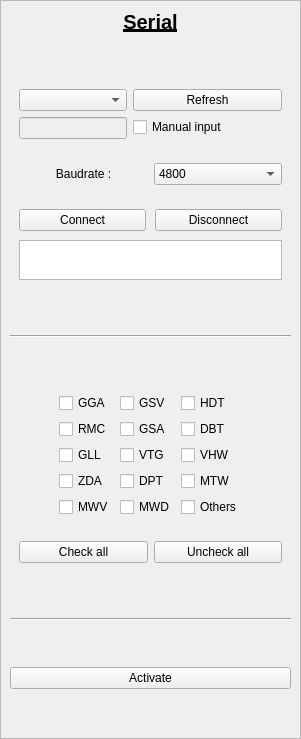
        <widget class="QFrame" name="verticalFrame_serial_output">
         <property name="frameShape">
          <enum>QFrame::Shape::StyledPanel</enum>
         </property>
         <layout class="QVBoxLayout" name="verticalLayout_11">
          <property name="leftMargin">
           <number>9</number>
          </property>
          <property name="topMargin">
           <number>9</number>
          </property>
          <property name="rightMargin">
           <number>9</number>
          </property>
          <property name="bottomMargin">
           <number>9</number>
          </property>
          <item>
           <widget class="QLabel" name="label_23">
            <property name="sizePolicy">
             <sizepolicy hsizetype="Preferred" vsizetype="Maximum">
              <horstretch>0</horstretch>
              <verstretch>0</verstretch>
             </sizepolicy>
            </property>
            <property name="font">
             <font>
              <pointsize>15</pointsize>
              <bold>true</bold>
              <underline>true</underline>
             </font>
            </property>
            <property name="text">
             <string>Serial</string>
            </property>
            <property name="alignment">
             <set>Qt::AlignmentFlag::AlignCenter</set>
            </property>
           </widget>
          </item>
          <item>
           <spacer name="verticalSpacer_22">
            <property name="orientation">
             <enum>Qt::Orientation::Vertical</enum>
            </property>
            <property name="sizeHint" stdset="0">
             <size>
              <width>20</width>
              <height>40</height>
             </size>
            </property>
           </spacer>
          </item>
          <item>
           <widget class="QFrame" name="horizontalFrame_serial_output_connection">
            <layout class="QHBoxLayout" name="horizontalLayout_17">
             <property name="leftMargin">
              <number>9</number>
             </property>
             <property name="topMargin">
              <number>9</number>
             </property>
             <property name="rightMargin">
              <number>9</number>
             </property>
             <property name="bottomMargin">
              <number>9</number>
             </property>
             <item>
              <layout class="QVBoxLayout" name="verticalLayout_20">
               <item>
                <widget class="QComboBox" name="comboBox_serial_output_port_list">
                 <property name="sizePolicy">
                  <sizepolicy hsizetype="Ignored" vsizetype="Fixed">
                   <horstretch>0</horstretch>
                   <verstretch>0</verstretch>
                  </sizepolicy>
                 </property>
                 <property name="minimumSize">
                  <size>
                   <width>100</width>
                   <height>0</height>
                  </size>
                 </property>
                 <property name="maximumSize">
                  <size>
                   <width>16777215</width>
                   <height>16777215</height>
                  </size>
                 </property>
                 <property name="currentText">
                  <string notr="true"/>
                 </property>
                </widget>
               </item>
               <item>
                <widget class="QLineEdit" name="lineEdit_serial_manual_output">
                 <property name="enabled">
                  <bool>false</bool>
                 </property>
                 <property name="sizePolicy">
                  <sizepolicy hsizetype="Maximum" vsizetype="Fixed">
                   <horstretch>0</horstretch>
                   <verstretch>0</verstretch>
                  </sizepolicy>
                 </property>
                 <property name="text">
                  <string notr="true"/>
                 </property>
                </widget>
               </item>
              </layout>
             </item>
             <item>
              <layout class="QVBoxLayout" name="verticalLayout_24">
               <item>
                <widget class="QPushButton" name="pushButton_refresh_available_port_serial_output">
                 <property name="sizePolicy">
                  <sizepolicy hsizetype="Preferred" vsizetype="Fixed">
                   <horstretch>0</horstretch>
                   <verstretch>0</verstretch>
                  </sizepolicy>
                 </property>
                 <property name="font">
                  <font>
                   <pointsize>9</pointsize>
                  </font>
                 </property>
                 <property name="text">
                  <string>Refresh</string>
                 </property>
                 <property name="icon">
                  <iconset theme="QIcon::ThemeIcon::ViewRefresh"/>
                 </property>
                 <property name="iconSize">
                  <size>
                   <width>10</width>
                   <height>10</height>
                  </size>
                 </property>
                </widget>
               </item>
               <item>
                <widget class="QCheckBox" name="checkBox_serial_manual_output">
                 <property name="sizePolicy">
                  <sizepolicy hsizetype="Preferred" vsizetype="Fixed">
                   <horstretch>0</horstretch>
                   <verstretch>0</verstretch>
                  </sizepolicy>
                 </property>
                 <property name="text">
                  <string>Manual input</string>
                 </property>
                </widget>
               </item>
              </layout>
             </item>
            </layout>
           </widget>
          </item>
          <item>
           <widget class="QFrame" name="horizontalFrame_serial_output_baudrate">
            <layout class="QHBoxLayout" name="horizontalLayout_18">
             <property name="leftMargin">
              <number>9</number>
             </property>
             <property name="topMargin">
              <number>9</number>
             </property>
             <property name="rightMargin">
              <number>9</number>
             </property>
             <property name="bottomMargin">
              <number>9</number>
             </property>
             <item>
              <widget class="QLabel" name="label_25">
               <property name="sizePolicy">
                <sizepolicy hsizetype="Preferred" vsizetype="Preferred">
                 <horstretch>0</horstretch>
                 <verstretch>0</verstretch>
                </sizepolicy>
               </property>
               <property name="text">
                <string>Baudrate :</string>
               </property>
               <property name="alignment">
                <set>Qt::AlignmentFlag::AlignCenter</set>
               </property>
              </widget>
             </item>
             <item>
              <widget class="QComboBox" name="comboBox_serial_output_port_baudrate">
               <property name="currentText">
                <string notr="true">4800</string>
               </property>
               <property name="currentIndex">
                <number>2</number>
               </property>
               <item>
                <property name="text">
                 <string notr="true">1200</string>
                </property>
               </item>
               <item>
                <property name="text">
                 <string notr="true">2400</string>
                </property>
               </item>
               <item>
                <property name="text">
                 <string notr="true">4800</string>
                </property>
               </item>
               <item>
                <property name="text">
                 <string notr="true">9600</string>
                </property>
               </item>
               <item>
                <property name="text">
                 <string notr="true">19200</string>
                </property>
               </item>
               <item>
                <property name="text">
                 <string notr="true">38400</string>
                </property>
               </item>
               <item>
                <property name="text">
                 <string notr="true">57600</string>
                </property>
               </item>
               <item>
                <property name="text">
                 <string notr="true">115200</string>
                </property>
               </item>
              </widget>
             </item>
            </layout>
           </widget>
          </item>
          <item>
           <layout class="QGridLayout" name="gridLayout_6">
            <property name="leftMargin">
             <number>9</number>
            </property>
            <property name="topMargin">
             <number>9</number>
            </property>
            <property name="rightMargin">
             <number>9</number>
            </property>
            <property name="bottomMargin">
             <number>9</number>
            </property>
            <property name="spacing">
             <number>9</number>
            </property>
            <item row="0" column="0">
             <widget class="QPushButton" name="pushButton_connect_serial_output">
              <property name="text">
               <string>Connect</string>
              </property>
             </widget>
            </item>
            <item row="0" column="1">
             <widget class="QPushButton" name="pushButton_disconnect_serial_output">
              <property name="text">
               <string>Disconnect</string>
              </property>
             </widget>
            </item>
            <item row="1" column="0" colspan="2">
             <widget class="QPlainTextEdit" name="plainTextEdit_connection_status_output_serial">
              <property name="maximumSize">
               <size>
                <width>16777215</width>
                <height>40</height>
               </size>
              </property>
              <property name="readOnly">
               <bool>true</bool>
              </property>
             </widget>
            </item>
           </layout>
          </item>
          <item>
           <spacer name="verticalSpacer_23">
            <property name="orientation">
             <enum>Qt::Orientation::Vertical</enum>
            </property>
            <property name="sizeHint" stdset="0">
             <size>
              <width>20</width>
              <height>40</height>
             </size>
            </property>
           </spacer>
          </item>
          <item>
           <widget class="Line" name="line_4">
            <property name="orientation">
             <enum>Qt::Orientation::Horizontal</enum>
            </property>
           </widget>
          </item>
          <item>
           <spacer name="verticalSpacer_24">
            <property name="orientation">
             <enum>Qt::Orientation::Vertical</enum>
            </property>
            <property name="sizeHint" stdset="0">
             <size>
              <width>20</width>
              <height>40</height>
             </size>
            </property>
           </spacer>
          </item>
          <item>
           <layout class="QGridLayout" name="gridLayout_5">
            <property name="leftMargin">
             <number>9</number>
            </property>
            <property name="topMargin">
             <number>9</number>
            </property>
            <property name="rightMargin">
             <number>9</number>
            </property>
            <property name="bottomMargin">
             <number>9</number>
            </property>
            <item row="5" column="3">
             <widget class="QCheckBox" name="checkBox_serial_output_others">
              <property name="text">
               <string>Others</string>
              </property>
             </widget>
            </item>
            <item row="5" column="2">
             <widget class="QCheckBox" name="checkBox_serial_output_mwd">
              <property name="text">
               <string notr="true">MWD</string>
              </property>
             </widget>
            </item>
            <item row="3" column="2">
             <widget class="QCheckBox" name="checkBox_serial_output_vtg">
              <property name="text">
               <string notr="true">VTG</string>
              </property>
             </widget>
            </item>
            <item row="1" column="3">
             <widget class="QCheckBox" name="checkBox_serial_output_dbt">
              <property name="text">
               <string notr="true">DBT</string>
              </property>
              <property name="checkable">
               <bool>true</bool>
              </property>
             </widget>
            </item>
            <item row="1" column="2">
             <widget class="QCheckBox" name="checkBox_serial_output_gsa">
              <property name="text">
               <string notr="true">GSA</string>
              </property>
             </widget>
            </item>
            <item row="0" column="3">
             <widget class="QCheckBox" name="checkBox_serial_output_hdt">
              <property name="text">
               <string notr="true">HDT</string>
              </property>
              <property name="checkable">
               <bool>true</bool>
              </property>
             </widget>
            </item>
            <item row="4" column="1">
             <widget class="QCheckBox" name="checkBox_serial_output_zda">
              <property name="text">
               <string notr="true">ZDA</string>
              </property>
             </widget>
            </item>
            <item row="0" column="1">
             <widget class="QCheckBox" name="checkBox_serial_output_gga">
              <property name="text">
               <string notr="true">GGA</string>
              </property>
             </widget>
            </item>
            <item row="5" column="1">
             <widget class="QCheckBox" name="checkBox_serial_output_mwv">
              <property name="text">
               <string notr="true">MWV</string>
              </property>
             </widget>
            </item>
            <item row="0" column="2">
             <widget class="QCheckBox" name="checkBox_serial_output_gsv">
              <property name="text">
               <string notr="true">GSV</string>
              </property>
             </widget>
            </item>
            <item row="3" column="1">
             <widget class="QCheckBox" name="checkBox_serial_output_gll">
              <property name="text">
               <string notr="true">GLL</string>
              </property>
             </widget>
            </item>
            <item row="4" column="3">
             <widget class="QCheckBox" name="checkBox_serial_output_mtw">
              <property name="text">
               <string notr="true">MTW</string>
              </property>
             </widget>
            </item>
            <item row="1" column="1">
             <widget class="QCheckBox" name="checkBox_serial_output_rmc">
              <property name="text">
               <string notr="true">RMC</string>
              </property>
             </widget>
            </item>
            <item row="3" column="3">
             <widget class="QCheckBox" name="checkBox_serial_output_vhw">
              <property name="text">
               <string notr="true">VHW</string>
              </property>
              <property name="checkable">
               <bool>true</bool>
              </property>
             </widget>
            </item>
            <item row="0" column="4">
             <spacer name="horizontalSpacer_19">
              <property name="orientation">
               <enum>Qt::Orientation::Horizontal</enum>
              </property>
              <property name="sizeHint" stdset="0">
               <size>
                <width>40</width>
                <height>20</height>
               </size>
              </property>
             </spacer>
            </item>
            <item row="4" column="2">
             <widget class="QCheckBox" name="checkBox_serial_output_dpt">
              <property name="text">
               <string notr="true">DPT</string>
              </property>
             </widget>
            </item>
            <item row="0" column="0">
             <spacer name="horizontalSpacer_18">
              <property name="orientation">
               <enum>Qt::Orientation::Horizontal</enum>
              </property>
              <property name="sizeHint" stdset="0">
               <size>
                <width>40</width>
                <height>20</height>
               </size>
              </property>
             </spacer>
            </item>
           </layout>
          </item>
          <item>
           <widget class="QFrame" name="horizontalFrame_3">
            <property name="sizePolicy">
             <sizepolicy hsizetype="Preferred" vsizetype="Maximum">
              <horstretch>0</horstretch>
              <verstretch>0</verstretch>
             </sizepolicy>
            </property>
            <layout class="QHBoxLayout" name="horizontalLayout_19">
             <item>
              <widget class="QPushButton" name="pushButton_check_all_serial_output">
               <property name="text">
                <string>Check all</string>
               </property>
              </widget>
             </item>
             <item>
              <widget class="QPushButton" name="pushButton_uncheck_all_serial_output">
               <property name="text">
                <string>Uncheck all</string>
               </property>
              </widget>
             </item>
            </layout>
           </widget>
          </item>
          <item>
           <spacer name="verticalSpacer_11">
            <property name="orientation">
             <enum>Qt::Orientation::Vertical</enum>
            </property>
            <property name="sizeHint" stdset="0">
             <size>
              <width>20</width>
              <height>40</height>
             </size>
            </property>
           </spacer>
          </item>
          <item>
           <widget class="Line" name="line_5">
            <property name="orientation">
             <enum>Qt::Orientation::Horizontal</enum>
            </property>
           </widget>
          </item>
          <item>
           <spacer name="verticalSpacer_12">
            <property name="orientation">
             <enum>Qt::Orientation::Vertical</enum>
            </property>
            <property name="sizeHint" stdset="0">
             <size>
              <width>20</width>
              <height>40</height>
             </size>
            </property>
           </spacer>
          </item>
          <item>
           <widget class="QPushButton" name="pushButton_activate_serial_output">
            <property name="text">
             <string>Activate</string>
            </property>
            <property name="icon">
             <iconset theme="QIcon::ThemeIcon::DocumentSend"/>
            </property>
            <property name="checkable">
             <bool>true</bool>
            </property>
           </widget>
          </item>
          <item>
           <spacer name="verticalSpacer_13">
            <property name="orientation">
             <enum>Qt::Orientation::Vertical</enum>
            </property>
            <property name="sizeHint" stdset="0">
             <size>
              <width>20</width>
              <height>40</height>
             </size>
            </property>
           </spacer>
          </item>
         </layout>
        </widget>
